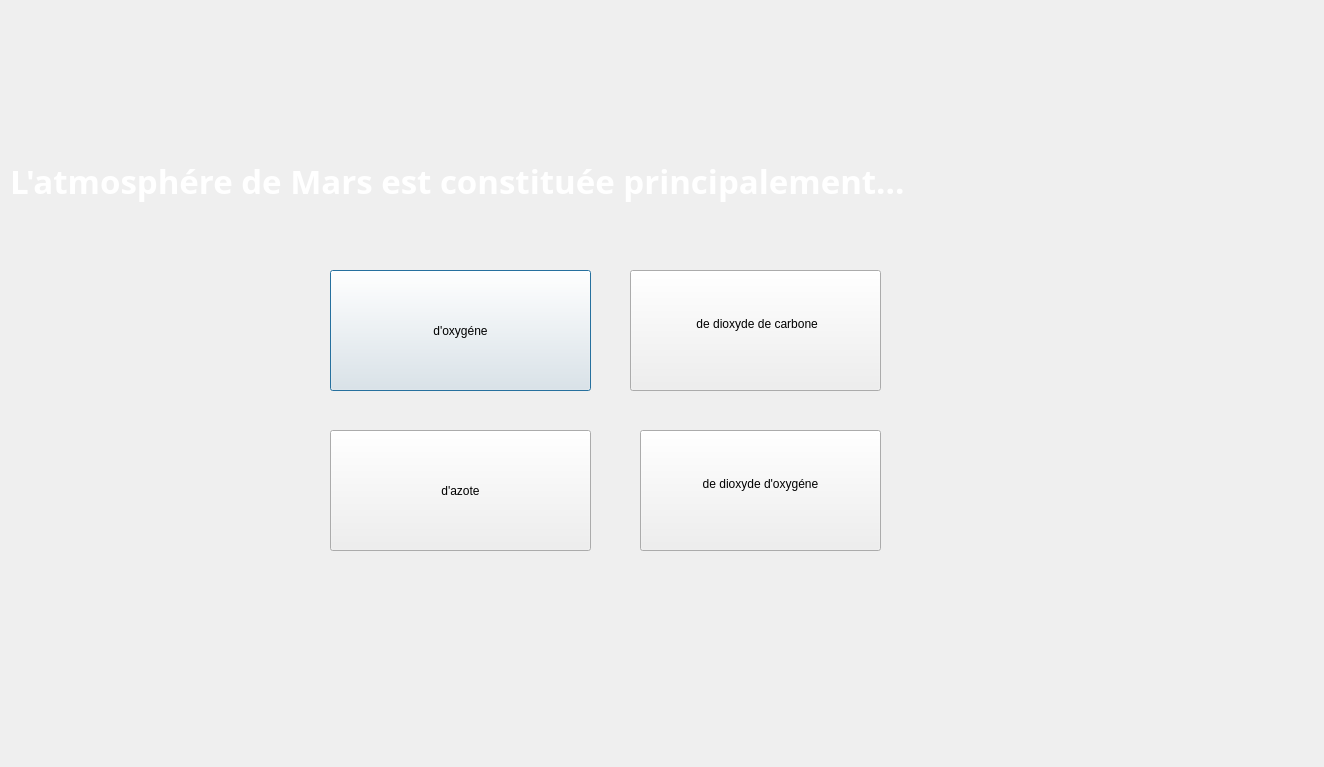
<?xml version="1.0" encoding="UTF-8"?>
<ui version="4.0">
 <class>Dialog5</class>
 <widget class="QDialog" name="Dialog5">
  <property name="geometry">
   <rect>
    <x>0</x>
    <y>0</y>
    <width>1324</width>
    <height>767</height>
   </rect>
  </property>
  <property name="windowTitle">
   <string>Dialog</string>
  </property>
  <widget class="QPushButton" name="pushButton">
   <property name="geometry">
    <rect>
     <x>330</x>
     <y>270</y>
     <width>261</width>
     <height>121</height>
    </rect>
   </property>
   <property name="text">
    <string>d'oxygéne</string>
   </property>
  </widget>
  <widget class="QPushButton" name="pushButton_2">
   <property name="geometry">
    <rect>
     <x>330</x>
     <y>430</y>
     <width>261</width>
     <height>121</height>
    </rect>
   </property>
   <property name="text">
    <string>d'azote</string>
   </property>
  </widget>
  <widget class="QPushButton" name="pushButton_3">
   <property name="geometry">
    <rect>
     <x>630</x>
     <y>270</y>
     <width>251</width>
     <height>121</height>
    </rect>
   </property>
   <property name="text">
    <string> de dioxyde de carbone
</string>
   </property>
  </widget>
  <widget class="QPushButton" name="pushButton_4">
   <property name="geometry">
    <rect>
     <x>640</x>
     <y>430</y>
     <width>241</width>
     <height>121</height>
    </rect>
   </property>
   <property name="text">
    <string>de dioxyde d'oxygéne
</string>
   </property>
  </widget>
  <widget class="QLabel" name="label">
   <property name="geometry">
    <rect>
     <x>10</x>
     <y>110</y>
     <width>1251</width>
     <height>141</height>
    </rect>
   </property>
   <property name="font">
    <font>
     <family>Segoe Script</family>
     <pointsize>25</pointsize>
     <italic>false</italic>
     <bold>true</bold>
    </font>
   </property>
   <property name="styleSheet">
    <string notr="true">font: 700 25pt &quot;Segoe Script&quot;;
color: rgb(255, 255, 255);</string>
   </property>
   <property name="text">
    <string>L'atmosphére de Mars est constituée principalement...</string>
   </property>
  </widget>
 </widget>
 <resources/>
 <connections/>
</ui>
